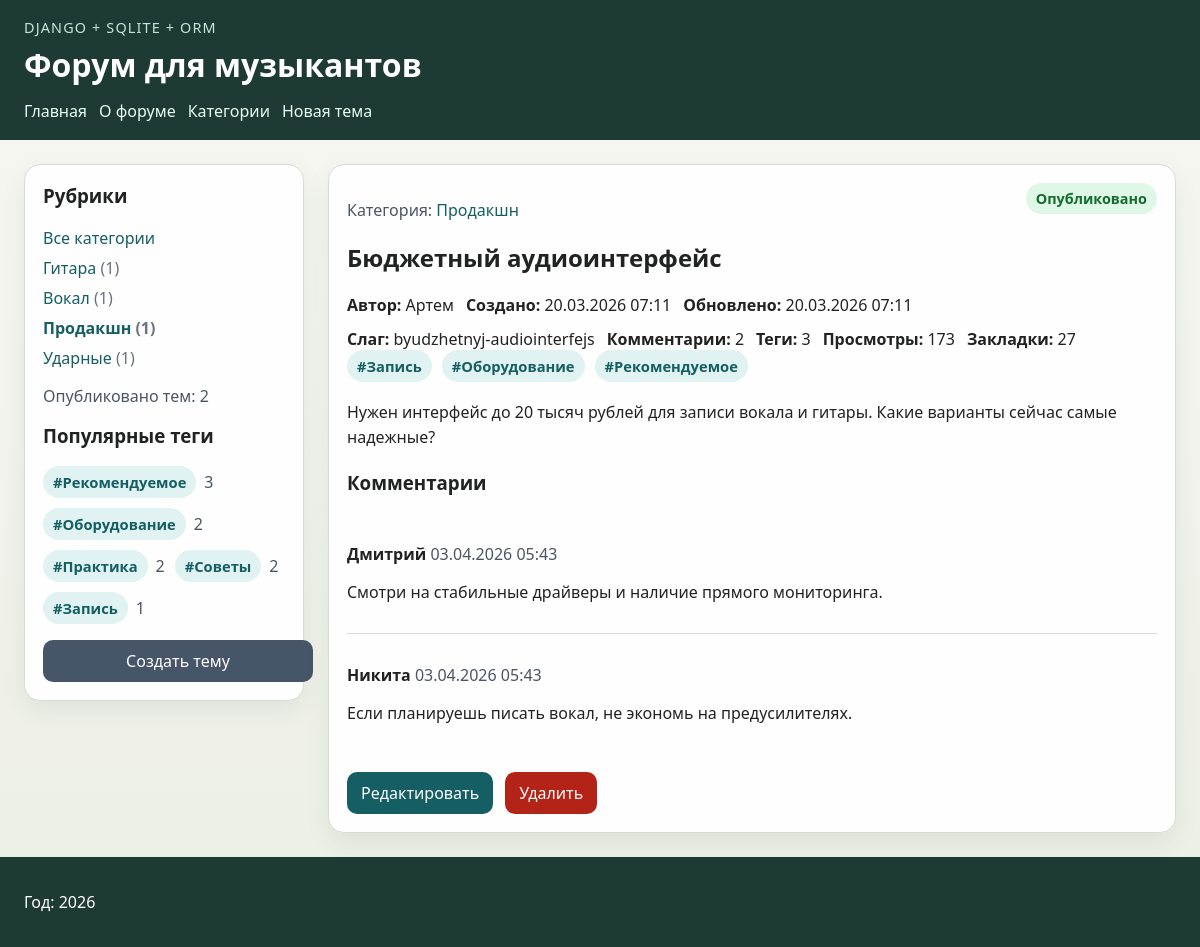
Screenshot of /discussions/byudzhetnyj-audiointerfejs/ with the database file from the repository.
### musicforum/models.py (models this page shows, shortened)
class Tag(models.Model):
    name = models.CharField("Название тега", max_length=100, unique=True)
    slug = models.SlugField("Слаг", max_length=100, unique=True, allow_unicode=True)
    class Meta:
        ordering = ("name",)
        verbose_name = "тег"
        verbose_name_plural = "теги"

class Discussion(models.Model):
    Category = MusicCategory
    Status = DiscussionStatus
    CATEGORY_DESCRIPTIONS = {
        MusicCategory.GUITAR: "Выбор инструментов, усилителей, педалей и техники игры.",
        MusicCategory.VOCALS: "Постановка голоса, дыхание и сценическая подача.",
        MusicCategory.PRODUCTION: "Запись, сведение, плагины и домашние студии.",
        MusicCategory.DRUMS: "Установки, пэды, ритм и упражнения для барабанщиков.",
    }
    ORDERING_OPTIONS = [
        ("-created_at", "Сначала новые"),
        ("created_at", "Сначала старые"),
        ("title", "Название: А-Я"),
        ("-title", "Название: Я-А"),
        ("author", "Автор: А-Я"),
    ]
    title = models.CharField("Название темы", max_length=255)
    slug = models.SlugField("Слаг", max_length=255, unique=True, blank=True, allow_unicode=True)
    author = models.CharField("Автор", max_length=100)
    category = models.CharField(
        "Категория",
        max_length=20,
        choices=MusicCategory.choices,
        default=MusicCategory.GUITAR,
    )
    status = models.CharField(
        "Статус",
        max_length=20,
        choices=DiscussionStatus.choices,
        default=DiscussionStatus.PUBLISHED,
    )
    content = models.TextField("Содержание")
    created_at = models.DateTimeField("Создано", auto_now_add=True)
    updated_at = models.DateTimeField("Изменено", auto_now=True)
    tags = models.ManyToManyField(Tag, verbose_name="Теги", related_name="discussions", blank=True)
    objects = DiscussionManager()
    class Meta:
        ordering = ("-created_at", "-id")
        verbose_name = "обсуждение"
        verbose_name_plural = "обсуждения"
    @classmethod
    def get_category_catalog(cls):
        totals = cls.objects.category_totals()
        return [
            {
                "slug": value,
                "title": label,
                "description": cls.CATEGORY_DESCRIPTIONS.get(value, ""),
                "count": totals.get(value, 0),
            }
            for value, label in cls.Category.choices
        ]
    @classmethod
    def get_category_data(cls, slug):
        for item in cls.get_category_catalog():
            if item["slug"] == slug:
                return item
        return None
    @classmethod
    def get_status_options(cls):
        return list(cls.Status.choices)
    @classmethod
    def get_ordering_options(cls):
        return cls.ORDERING_OPTIONS

class DiscussionPassport(models.Model):
    discussion = models.OneToOneField(
        Discussion,
        verbose_name="Обсуждение",
        related_name="passport",
        on_delete=models.CASCADE,
    )
    views_count = models.PositiveIntegerField("Количество просмотров", default=0)
    bookmarks_count = models.PositiveIntegerField("Количество закладок", default=0)
    class Meta:
        verbose_name = "паспорт обсуждения"
        verbose_name_plural = "паспорта обсуждений"

class Comment(models.Model):
    discussion = models.ForeignKey(
        Discussion,
        verbose_name="Обсуждение",
        related_name="comments",
        on_delete=models.CASCADE,
    )
    author = models.CharField("Автор комментария", max_length=100)
    text = models.TextField("Текст комментария")
    created_at = models.DateTimeField("Создано", auto_now_add=True)
    class Meta:
        ordering = ("created_at", "id")
        verbose_name = "комментарий"
        verbose_name_plural = "комментарии"

### musicforum/views.py (the view)
# urls.py: path("discussions/<str:slug>/", views.discussion, name="discussion"),
def discussion(request, slug):
    discussion_item = _get_discussion_or_404(slug)
    context = {
        **_base_context(current_category=discussion_item.category),
        "title": discussion_item.title,
        "discussion": discussion_item,
        "category": Discussion.get_category_data(discussion_item.category),
    }
    return render(request, "musicforum/discussion.html", context)

### musicforum/data.py (called while the page is built)
def get_menu():
    return MENU

### musicforum/models.py (called while the page is built)
    def with_status(self, status):
        if not status:
            return self
        return self.filter(status=status)

    def published(self):
        return self.with_status(DiscussionStatus.PUBLISHED)

    def category_totals(self):
        return dict(
            self.get_queryset()
            .values("category")
            .annotate(total=Count("id"))
            .values_list("category", "total")
        )

### musicforum/templatetags/musicforum_tags.py (called while the page is built)
@register.simple_tag
def forum_name():
    return "Форум для музыкантов"

@register.simple_tag
def published_discussions_total():
    return Discussion.objects.published().count()

@register.inclusion_tag("musicforum/includes/category_list.html")
def show_categories(selected_slug=""):
    return {
        "categories": Discussion.get_category_catalog(),
        "selected_slug": selected_slug,
    }

@register.inclusion_tag("musicforum/includes/popular_tags.html")
def show_popular_tags(limit=5):
    return {
        "popular_tags": Tag.objects.annotate(total=Count("discussions", distinct=True))
        .filter(total__gt=0)
        .order_by("-total", "name")[:limit]
    }

### musicforum/views.py (called while the page is built)
def _base_context(current_category=""):
    return {
        "menu": get_menu(),
        "current_category": current_category,
        "category_options": Discussion.Category.choices,
        "status_options": Discussion.get_status_options(),
        "ordering_options": Discussion.get_ordering_options(),
        "all_tags": Tag.objects.order_by("name"),
    }

def _get_discussion_queryset():
    return (
        Discussion.objects.select_related("passport")
        .prefetch_related("tags")
        .annotate(
            comment_count=Count("comments", distinct=True),
            tag_count=Count("tags", distinct=True),
        )
    )

def _get_discussion_or_404(slug):
    try:
        return (
            _get_discussion_queryset()
            .prefetch_related(
                Prefetch("comments", queryset=Comment.objects.order_by("created_at", "id"))
            )
            .get(slug=slug)
        )
    except Discussion.DoesNotExist as exc:
        raise Http404("Тема не найдена") from exc

### musicforum/templates/musicforum/discussion.html
{% extends 'musicforum/base.html' %}
{% block content %}
    <article class="detail-card">
        <div class="detail-header">
            <div>
                <p class="detail-meta">
                    Категория:
                    <a href="{% url 'musicforum:category' category.slug %}">{{ category.title }}</a>
                </p>
                <h2>{{ discussion.title }}</h2>
            </div>
            <span class="status-badge status-{{ discussion.status }}">{{ discussion.get_status_display }}</span>
        </div>
        <div class="detail-meta-grid">
            <p><strong>Автор:</strong> {{ discussion.author }}</p>
            <p><strong>Создано:</strong> {{ discussion.created_at|date:"d.m.Y H:i" }}</p>
            <p><strong>Обновлено:</strong> {{ discussion.updated_at|date:"d.m.Y H:i" }}</p>
            <p><strong>Слаг:</strong> {{ discussion.slug }}</p>
            <p><strong>Комментарии:</strong> {{ discussion.comment_count }}</p>
            <p><strong>Теги:</strong> {{ discussion.tag_count }}</p>
            <p><strong>Просмотры:</strong> {{ discussion.passport.views_count }}</p>
            <p><strong>Закладки:</strong> {{ discussion.passport.bookmarks_count }}</p>
        </div>
        {% if discussion.tag_count %}
            <div class="tag-list">
                {% for tag in discussion.tags.all %}
                    <span class="tag-badge">#{{ tag.name }}</span>
                {% endfor %}
            </div>
        {% endif %}
        <div class="article-body">
            {{ discussion.content|linebreaks }}
        </div>
        <section class="comments-section">
            <h3>Комментарии</h3>
            {% if discussion.comment_count %}
                <ul class="comment-list">
                    {% for comment in discussion.comments.all %}
                        <li>
                            <p><strong>{{ comment.author }}</strong> <span class="detail-meta">{{ comment.created_at|date:"d.m.Y H:i" }}</span></p>
                            <p>{{ comment.text }}</p>
                        </li>
                    {% endfor %}
                </ul>
            {% else %}
                <p>Комментариев пока нет.</p>
            {% endif %}
        </section>
        <div class="button-row">
            <a class="button" href="{% url 'musicforum:discussion_update' discussion.slug %}">Редактировать</a>
            <a class="button button-danger" href="{% url 'musicforum:discussion_delete' discussion.slug %}">Удалить</a>
        </div>
    </article>
{% endblock %}

### musicforum/templates/musicforum/includes/popular_tags.html
{% if popular_tags %}
    <ul class="tag-cloud">
        {% for tag in popular_tags %}
            <li>
                <span class="tag-badge">#{{ tag.name }}</span>
                <span class="tag-total">{{ tag.total }}</span>
            </li>
        {% endfor %}
    </ul>
{% else %}
    <p class="sidebar-summary">Теги появятся после заполнения базы.</p>
{% endif %}

### musicforum/static/musicforum/css/styles.css (style rules this page uses)
body { margin: 0; font-family: "Segoe UI", sans-serif; background: linear-gradient(180deg, #f7f7f2 0%, #ecefe6 100%); color: #202321; }
a { color: #155e63; text-decoration: none; }
.sidebar, .discussion-list li, .category-cards li, .detail-card, .filter-form, .editor-form, .stat-card { background: rgba(255, 255, 255, 0.94); border: 1px solid #d6ddd5; border-radius: 16px; box-shadow: 0 10px 24px rgba(30, 58, 52, 0.08); }
.filter-form, .editor-form, .detail-card { padding: 18px; }
.card-header, .detail-header, .button-row, .detail-meta-grid, .stats-grid { display: flex; flex-wrap: wrap; gap: 12px; }
.card-header, .detail-header { justify-content: space-between; align-items: start; }
.card-meta, .detail-meta { color: #4b5563; }
.detail-meta-grid p { margin: 0; }
.article-body { margin: 18px 0; line-height: 1.6; }
.tag-list, .tag-cloud, .comment-list { list-style: none; padding: 0; margin: 0; }
.tag-list, .tag-selector, .tag-cloud { display: flex; flex-wrap: wrap; gap: 10px; }
.tag-badge { display: inline-flex; align-items: center; padding: 6px 10px; border-radius: 999px; background: #e0f2f1; color: #155e63; font-size: 0.92rem; font-weight: 600; }
.tag-cloud li { display: flex; align-items: center; gap: 8px; }
.tag-total { color: #4b5563; }
.comments-section { margin-bottom: 18px; }
.comment-list li { padding: 14px 0; border-bottom: 1px solid #d6ddd5; }
.comment-list li:last-child { border-bottom: none; }
.status-badge { display: inline-flex; align-items: center; padding: 6px 10px; border-radius: 999px; font-size: 0.9rem; font-weight: 700; }
.status-published { background: #dff7e7; color: #146c2e; }
.button { display: inline-block; padding: 10px 14px; border: none; border-radius: 10px; background: #155e63; color: #fff; font: inherit; cursor: pointer; }
.button-danger { background: #b42318; }

### rows the page displays
Tag: name "Рекомендуемое", total "3"
Tag: name "Оборудование", total "2"
Tag: name "Практика", total "2"
Tag: name "Советы", total "2"
Tag: name "Запись", total "1"
Discussion: title "Бюджетный аудиоинтерфейс", status "Опубликовано", author "Артем", created_at "20.03.2026 07:11", updated_at "20.03.2026 07:11", slug "byudzhetnyj-audiointerfejs", comment_count "2", tag_count "3", passport.views_count "173", passport.bookmarks_count "27", content "Нужен интерфейс до 20 тысяч рублей для записи вокала и гитары. Какие варианты сейчас самые надежные?"
Comment: author "Дмитрий", created_at "03.04.2026 05:43", text "Смотри на стабильные драйверы и наличие прямого мониторинга."
Comment: author "Никита", created_at "03.04.2026 05:43", text "Если планируешь писать вокал, не экономь на предусилителях."

### other values shown
{{ item.title }} "Главная" "О форуме" "Категории" "Новая тема"
{{ cat.title }} "Гитара" "Вокал" "Продакшн" "Ударные"
{{ cat.count }} "1" "1" "1" "1"
{{ category.title }} "Продакшн"
